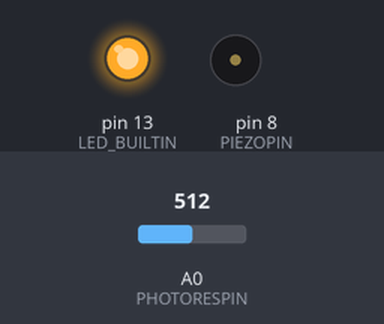
A sketch run on a simulated Arduino Uno, built with avr-gcc and run on an emulated ATmega328P. Parts: output pins drawn as LEDs (lit = HIGH), buzzer (waves = sounding). The test bench sets the inputs (shaded band); at power-on: A0 (PHOTORESPIN) = 512.

Above: at 0.1 s.
At 5.1 s:
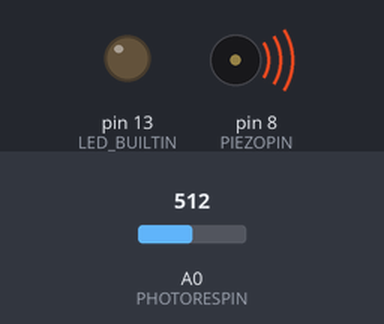
Timing chart, 0 to 6.6 s (numbered marks = the images above):
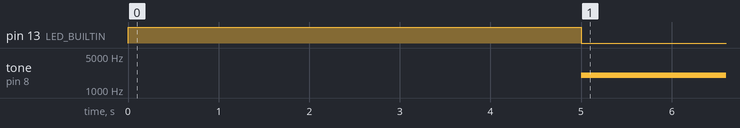

The sketch:

sketch.ino
```cpp
#define	PHOTORESPIN	A0
#define	PIEZOPIN	8

int high = 1023;
int low  =    0;

void setup() {
	// initialize digital pin LED_BUILTIN as an output.
	pinMode(LED_BUILTIN, OUTPUT);
	digitalWrite(LED_BUILTIN, HIGH);
	while (millis() < 5000) {
		int light = analogRead(PHOTORESPIN);
		high = max(high, light);
		low = min(low, light);
	}
	digitalWrite(LED_BUILTIN, LOW);
}

void loop() {
	int light = analogRead(PHOTORESPIN);
	int pitch = map(light, low, high, 50, 4000);
	tone(PIEZOPIN, pitch, 20);
	delay(10);
}
```

Measured:
- by itself, tone on pin 8 (PIEZOPIN): silent → 2026 Hz at 5.0 s
